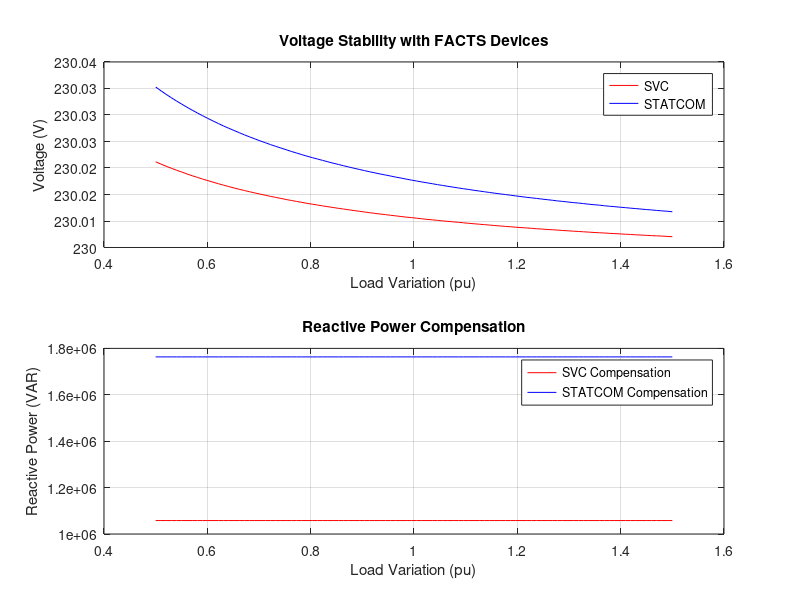

Write the MATLAB code that produced this figure.
clc; clear; close all;

%% FACTS Devices for Power System Stability Simulation
% This script simulates the impact of Flexible AC Transmission System (FACTS) devices, such as SVC and STATCOM, on power system stability.

%% System Parameters
V_nominal = 230; % Nominal AC voltage (V)
S_base = 100e6; % Base power (MVA)
X_line = 0.1; % Transmission line reactance (pu)
load_variation = linspace(0.5, 1.5, 100); % Load variation range

%% SVC Parameters
X_svc = 0.05; % SVC reactance (pu)
Q_svc = (V_nominal^2) / X_svc; % Reactive power compensation (VAR)

%% STATCOM Parameters
X_statcom = 0.03; % STATCOM reactance (pu)
Q_statcom = (V_nominal^2) / X_statcom; % Reactive power compensation (VAR)

%% System Stability Analysis
P_load = S_base * load_variation; % Load power (MW)
V_svc = V_nominal + (Q_svc ./ P_load); % Voltage with SVC
V_statcom = V_nominal + (Q_statcom ./ P_load); % Voltage with STATCOM

%% Visualization
figure;
subplot(2,1,1);
plot(load_variation, V_svc, 'r', load_variation, V_statcom, 'b');
legend('SVC', 'STATCOM');
title('Voltage Stability with FACTS Devices');
xlabel('Load Variation (pu)'); ylabel('Voltage (V)'); grid on;

subplot(2,1,2);
plot(load_variation, Q_svc*ones(size(load_variation)), 'r', load_variation, Q_statcom*ones(size(load_variation)), 'b');
legend('SVC Compensation', 'STATCOM Compensation');
title('Reactive Power Compensation');
xlabel('Load Variation (pu)'); ylabel('Reactive Power (VAR)'); grid on;

%% Display Results
disp(['SVC Reactive Power Compensation: ', num2str(Q_svc), ' VAR']);
disp(['STATCOM Reactive Power Compensation: ', num2str(Q_statcom), ' VAR']);
